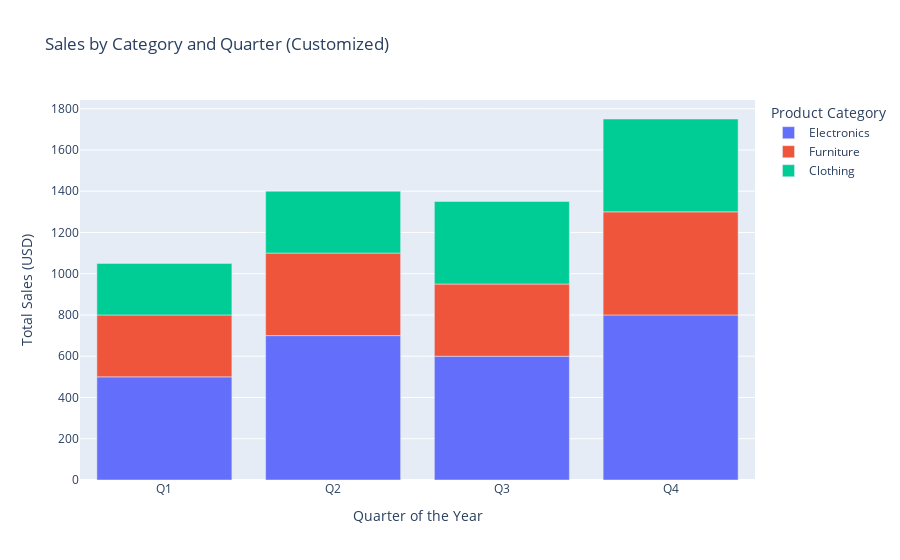
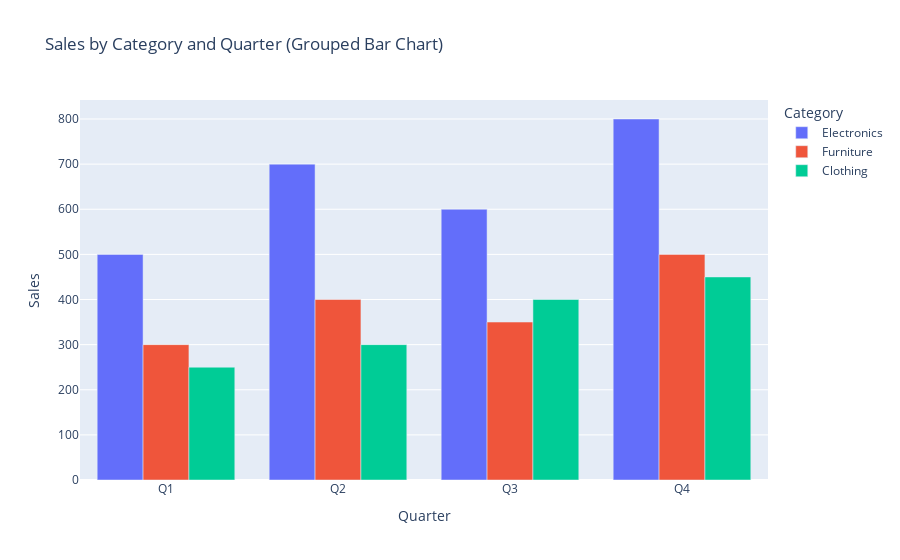
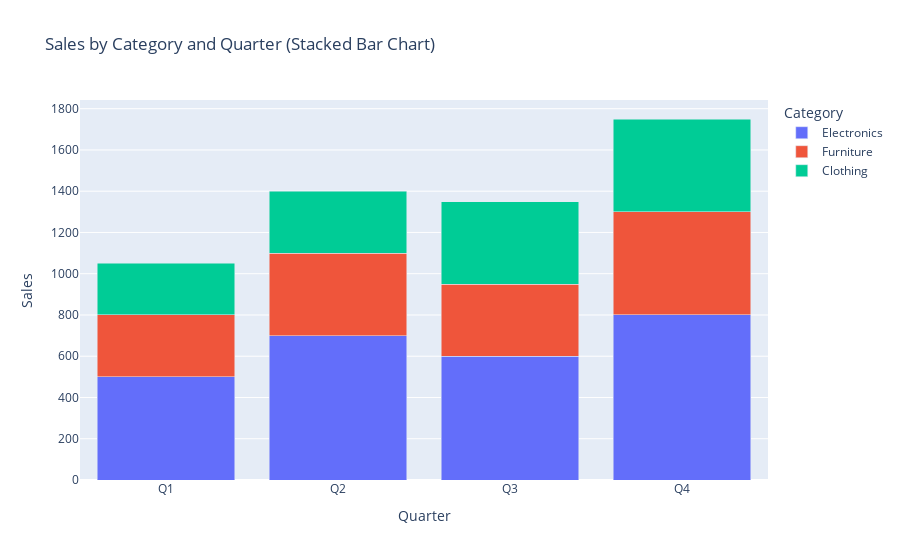
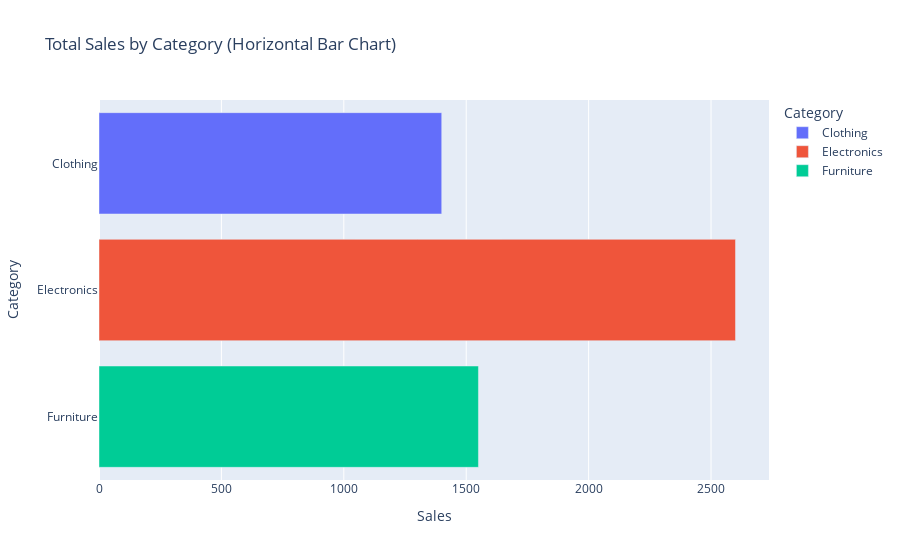

Notebook code cell kept with these figures, in order:
### Code cell
# %%

#######################################################
# 5. Custom Bar Chart with Color and Hover Data
#######################################################
fig_custom = px.bar(
    df,
    x='Quarter',
    y='Sales',
    color='Category',
    title='Sales by Category and Quarter (Customized)',
    labels={
        'Quarter': 'Quarter of the Year',
        'Sales': 'Total Sales (USD)',
        'Category': 'Product Category'
    },
    hover_data=['Category', 'Sales']
)
fig_custom.show()

#######################################################
# 6. Grouped Bar Chart
#######################################################
fig_grouped = px.bar(
    df,
    x='Quarter',
    y='Sales',
    color='Category',
    barmode='group',
    title='Sales by Category and Quarter (Grouped Bar Chart)'
)
fig_grouped.show()

#######################################################
# 7. Stacked Bar Chart
#######################################################
fig_stacked = px.bar(
    df,
    x='Quarter',
    y='Sales',
    color='Category',
    barmode='stack',
    title='Sales by Category and Quarter (Stacked Bar Chart)'
)
fig_stacked.show()

#######################################################
# 8. Horizontal Bar Chart
#######################################################
df_category_sales = df.groupby('Category', as_index=False)['Sales'].sum()
fig_horizontal = px.bar(
    df_category_sales,
    x='Sales',
    y='Category',
    orientation='h',
    title='Total Sales by Category (Horizontal Bar Chart)',
    color='Category'
)
fig_horizontal.show()

#######################################################
# 9. Advanced Layout Customization
#######################################################
fig_custom_layout = px.bar(
    df,
    x='Quarter',
    y='Sales',
    color='Category',
    barmode='group',
    title='Sales by Category and Quarter (Final Customized Layout)'
)

fig_custom_layout.update_layout(
    title={
        'text': 'Sales by Category and Quarter (Customized Layout)',
        'y':0.9,
        'x':0.5,
        'xanchor': 'center',
        'yanchor': 'top'
    },
    xaxis=dict(
        title='Quarter',
        titlefont_size=14,
        tickfont_size=12
    ),
    yaxis=dict(
        title='Sales (USD)',
        titlefont_size=14,
        tickfont_size=12
    ),
    legend=dict(
        title='Product Category',
        x=1,
        y=1,
        xanchor='left',
        yanchor='top'
    )
)

fig_custom_layout.show()

### Figure 1 — Plotly figure (JSON) as saved in the notebook; plotly's stock layout.template omitted (floating-point values rounded to 4 significant figures)
{"data": [{"alignmentgroup": "True", "customdata": [["Electronics"], ["Electronics"], ["Electronics"], ["Electronics"]], "hovertemplate": "Product Category=%{customdata[0]}<br>Quarter of the Year=%{x}<br>Total Sales (USD)=%{y}<extra></extra>", "legendgroup": "Electronics", "marker": {"color": "#636efa", "pattern": {"shape": ""}}, "name": "Electronics", "offsetgroup": "Electronics", "orientation": "v", "showlegend": true, "textposition": "auto", "type": "bar", "x": ["Q1", "Q2", "Q3", "Q4"], "xaxis": "x", "y": [500, 700, 600, 800], "yaxis": "y"}, {"alignmentgroup": "True", "customdata": [["Furniture"], ["Furniture"], ["Furniture"], ["Furniture"]], "hovertemplate": "Product Category=%{customdata[0]}<br>Quarter of the Year=%{x}<br>Total Sales (USD)=%{y}<extra></extra>", "legendgroup": "Furniture", "marker": {"color": "#EF553B", "pattern": {"shape": ""}}, "name": "Furniture", "offsetgroup": "Furniture", "orientation": "v", "showlegend": true, "textposition": "auto", "type": "bar", "x": ["Q1", "Q2", "Q3", "Q4"], "xaxis": "x", "y": [300, 400, 350, 500], "yaxis": "y"}, {"alignmentgroup": "True", "customdata": [["Clothing"], ["Clothing"], ["Clothing"], ["Clothing"]], "hovertemplate": "Product Category=%{customdata[0]}<br>Quarter of the Year=%{x}<br>Total Sales (USD)=%{y}<extra></extra>", "legendgroup": "Clothing", "marker": {"color": "#00cc96", "pattern": {"shape": ""}}, "name": "Clothing", "offsetgroup": "Clothing", "orientation": "v", "showlegend": true, "textposition": "auto", "type": "bar", "x": ["Q1", "Q2", "Q3", "Q4"], "xaxis": "x", "y": [250, 300, 400, 450], "yaxis": "y"}], "layout": {"barmode": "relative", "legend": {"title": {"text": "Product Category"}, "tracegroupgap": 0}, "title": {"text": "Sales by Category and Quarter (Customized)"}, "xaxis": {"anchor": "y", "domain": [0, 1], "title": {"text": "Quarter of the Year"}}, "yaxis": {"anchor": "x", "domain": [0, 1], "title": {"text": "Total Sales (USD)"}}}}

### Figure 2 — Plotly figure (JSON) as saved in the notebook; plotly's stock layout.template omitted (floating-point values rounded to 4 significant figures)
{"data": [{"alignmentgroup": "True", "hovertemplate": "Category=Electronics<br>Quarter=%{x}<br>Sales=%{y}<extra></extra>", "legendgroup": "Electronics", "marker": {"color": "#636efa", "pattern": {"shape": ""}}, "name": "Electronics", "offsetgroup": "Electronics", "orientation": "v", "showlegend": true, "textposition": "auto", "type": "bar", "x": ["Q1", "Q2", "Q3", "Q4"], "xaxis": "x", "y": [500, 700, 600, 800], "yaxis": "y"}, {"alignmentgroup": "True", "hovertemplate": "Category=Furniture<br>Quarter=%{x}<br>Sales=%{y}<extra></extra>", "legendgroup": "Furniture", "marker": {"color": "#EF553B", "pattern": {"shape": ""}}, "name": "Furniture", "offsetgroup": "Furniture", "orientation": "v", "showlegend": true, "textposition": "auto", "type": "bar", "x": ["Q1", "Q2", "Q3", "Q4"], "xaxis": "x", "y": [300, 400, 350, 500], "yaxis": "y"}, {"alignmentgroup": "True", "hovertemplate": "Category=Clothing<br>Quarter=%{x}<br>Sales=%{y}<extra></extra>", "legendgroup": "Clothing", "marker": {"color": "#00cc96", "pattern": {"shape": ""}}, "name": "Clothing", "offsetgroup": "Clothing", "orientation": "v", "showlegend": true, "textposition": "auto", "type": "bar", "x": ["Q1", "Q2", "Q3", "Q4"], "xaxis": "x", "y": [250, 300, 400, 450], "yaxis": "y"}], "layout": {"barmode": "group", "legend": {"title": {"text": "Category"}, "tracegroupgap": 0}, "title": {"text": "Sales by Category and Quarter (Grouped Bar Chart)"}, "xaxis": {"anchor": "y", "domain": [0, 1], "title": {"text": "Quarter"}}, "yaxis": {"anchor": "x", "domain": [0, 1], "title": {"text": "Sales"}}}}

### Figure 3 — Plotly figure (JSON) as saved in the notebook; plotly's stock layout.template omitted (floating-point values rounded to 4 significant figures)
{"data": [{"alignmentgroup": "True", "hovertemplate": "Category=Electronics<br>Quarter=%{x}<br>Sales=%{y}<extra></extra>", "legendgroup": "Electronics", "marker": {"color": "#636efa", "pattern": {"shape": ""}}, "name": "Electronics", "offsetgroup": "Electronics", "orientation": "v", "showlegend": true, "textposition": "auto", "type": "bar", "x": ["Q1", "Q2", "Q3", "Q4"], "xaxis": "x", "y": [500, 700, 600, 800], "yaxis": "y"}, {"alignmentgroup": "True", "hovertemplate": "Category=Furniture<br>Quarter=%{x}<br>Sales=%{y}<extra></extra>", "legendgroup": "Furniture", "marker": {"color": "#EF553B", "pattern": {"shape": ""}}, "name": "Furniture", "offsetgroup": "Furniture", "orientation": "v", "showlegend": true, "textposition": "auto", "type": "bar", "x": ["Q1", "Q2", "Q3", "Q4"], "xaxis": "x", "y": [300, 400, 350, 500], "yaxis": "y"}, {"alignmentgroup": "True", "hovertemplate": "Category=Clothing<br>Quarter=%{x}<br>Sales=%{y}<extra></extra>", "legendgroup": "Clothing", "marker": {"color": "#00cc96", "pattern": {"shape": ""}}, "name": "Clothing", "offsetgroup": "Clothing", "orientation": "v", "showlegend": true, "textposition": "auto", "type": "bar", "x": ["Q1", "Q2", "Q3", "Q4"], "xaxis": "x", "y": [250, 300, 400, 450], "yaxis": "y"}], "layout": {"barmode": "stack", "legend": {"title": {"text": "Category"}, "tracegroupgap": 0}, "title": {"text": "Sales by Category and Quarter (Stacked Bar Chart)"}, "xaxis": {"anchor": "y", "domain": [0, 1], "title": {"text": "Quarter"}}, "yaxis": {"anchor": "x", "domain": [0, 1], "title": {"text": "Sales"}}}}

### Figure 4 — Plotly figure (JSON) as saved in the notebook; plotly's stock layout.template omitted (floating-point values rounded to 4 significant figures)
{"data": [{"alignmentgroup": "True", "hovertemplate": "Category=%{y}<br>Sales=%{x}<extra></extra>", "legendgroup": "Clothing", "marker": {"color": "#636efa", "pattern": {"shape": ""}}, "name": "Clothing", "offsetgroup": "Clothing", "orientation": "h", "showlegend": true, "textposition": "auto", "type": "bar", "x": [1400], "xaxis": "x", "y": ["Clothing"], "yaxis": "y"}, {"alignmentgroup": "True", "hovertemplate": "Category=%{y}<br>Sales=%{x}<extra></extra>", "legendgroup": "Electronics", "marker": {"color": "#EF553B", "pattern": {"shape": ""}}, "name": "Electronics", "offsetgroup": "Electronics", "orientation": "h", "showlegend": true, "textposition": "auto", "type": "bar", "x": [2600], "xaxis": "x", "y": ["Electronics"], "yaxis": "y"}, {"alignmentgroup": "True", "hovertemplate": "Category=%{y}<br>Sales=%{x}<extra></extra>", "legendgroup": "Furniture", "marker": {"color": "#00cc96", "pattern": {"shape": ""}}, "name": "Furniture", "offsetgroup": "Furniture", "orientation": "h", "showlegend": true, "textposition": "auto", "type": "bar", "x": [1550], "xaxis": "x", "y": ["Furniture"], "yaxis": "y"}], "layout": {"barmode": "relative", "legend": {"title": {"text": "Category"}, "tracegroupgap": 0}, "title": {"text": "Total Sales by Category (Horizontal Bar Chart)"}, "xaxis": {"anchor": "y", "domain": [0, 1], "title": {"text": "Sales"}}, "yaxis": {"anchor": "x", "categoryarray": ["Furniture", "Electronics", "Clothing"], "categoryorder": "array", "domain": [0, 1], "title": {"text": "Category"}}}}
